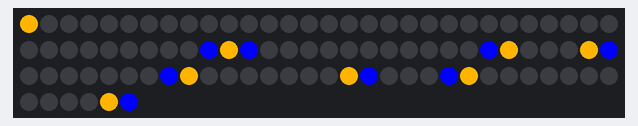
A sketch run on a simulated Arduino Uno, built with avr-gcc and run on an emulated ATmega328P. Shown: 96 RGB LEDs in strip order, left to right, continuing on the next row.

Above: at 0.06 s.
At 5.02 s:
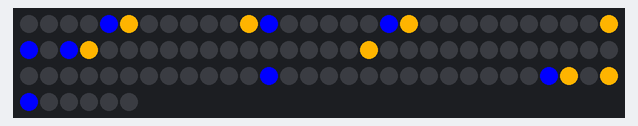
At 10.09 s:
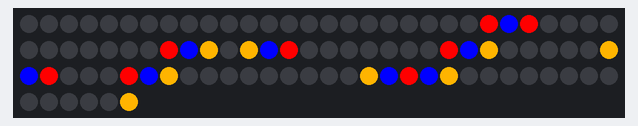
At 19.98 s:
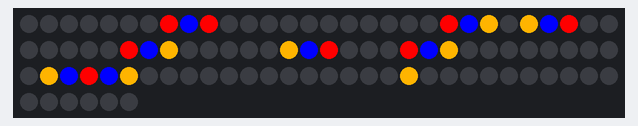
At 29.89 s:
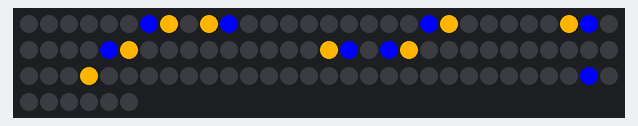
At 39.93 s:
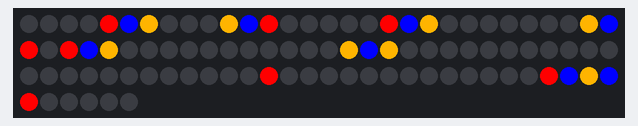

The sketch:

pattern1.ino
```cpp
#include <FastLED.h>

#define DATA_PIN 10

#define NUM_STRIPS 12
#define LEDS_PER_STRIP 8
#define NUM_LEDS (NUM_STRIPS * LEDS_PER_STRIP)

CRGB leds[NUM_LEDS];

// =====================================================
// Zig-Zag Mapping
// =====================================================
int getIndex(int strip, int radius) {

  if (strip % 2 == 0) {
    return strip * LEDS_PER_STRIP + radius;
  }
  else {
    return strip * LEDS_PER_STRIP +
           (LEDS_PER_STRIP - 1 - radius);
  }
}

// =====================================================
// Motion
// =====================================================
uint8_t angle = 0;

unsigned long lastMove = 0;
unsigned long cycleStart = 0;

// =====================================================
// Setup
// =====================================================
void setup() {

  FastLED.addLeds<WS2812, DATA_PIN, GRB>(leds, NUM_LEDS);

  FastLED.clear();
  FastLED.show();

  cycleStart = millis();
}

// =====================================================
// Loop
// =====================================================
void loop() {

  FastLED.clear();

  // ===================================================
  // 20-second repeating cycle
  // ===================================================
  unsigned long elapsed = millis() - cycleStart;

  if (elapsed >= 20000) {

    cycleStart = millis();
    elapsed = 0;
  }

  // ===================================================
  // GOLD + BLUE
  // 0–10 seconds
  // ===================================================

  for (int i = 0; i < LEDS_PER_STRIP; i++) {

    int strip = angle - i - 0;

    while (strip < 0)
      strip += NUM_STRIPS;

    strip %= NUM_STRIPS;

    leds[getIndex(strip, i)] = CRGB(255, 180, 0);  // GOLD
  }


  // ===================================================
  // BLUE — one strip behind GOLD
  // ===================================================

  for (int i = 0; i < LEDS_PER_STRIP; i++) {

    int strip = angle - i - 1;

    while (strip < 0)
      strip += NUM_STRIPS;

    strip %= NUM_STRIPS;

    leds[getIndex(strip, i)] = CRGB::Blue;
  }


  // ===================================================
  // RED
  // Added after 10 seconds
  // ===================================================

  if (elapsed >= 10000) {

    for (int i = 0; i < LEDS_PER_STRIP; i++) {

      int strip = angle - i - 2;

      while (strip < 0)
        strip += NUM_STRIPS;

      strip %= NUM_STRIPS;

      leds[getIndex(strip, i)] = CRGB::Red;
    }
  }


  // ===================================================
  // Show
  // ===================================================

  FastLED.show();


  // ===================================================
  // Faster rotation
  // ===================================================

  if (millis() - lastMove >= 120) {

    lastMove = millis();

    angle++;

    if (angle >= NUM_STRIPS)
      angle = 0;
  }
}
```
